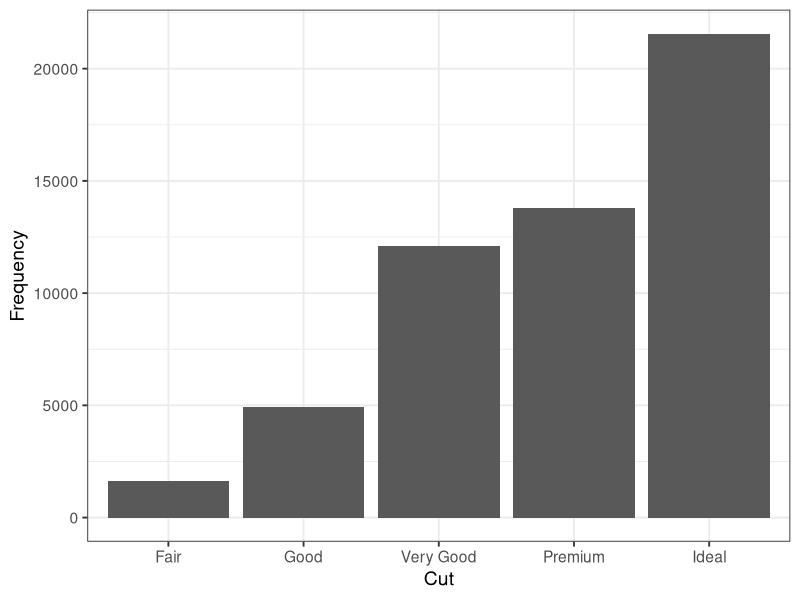
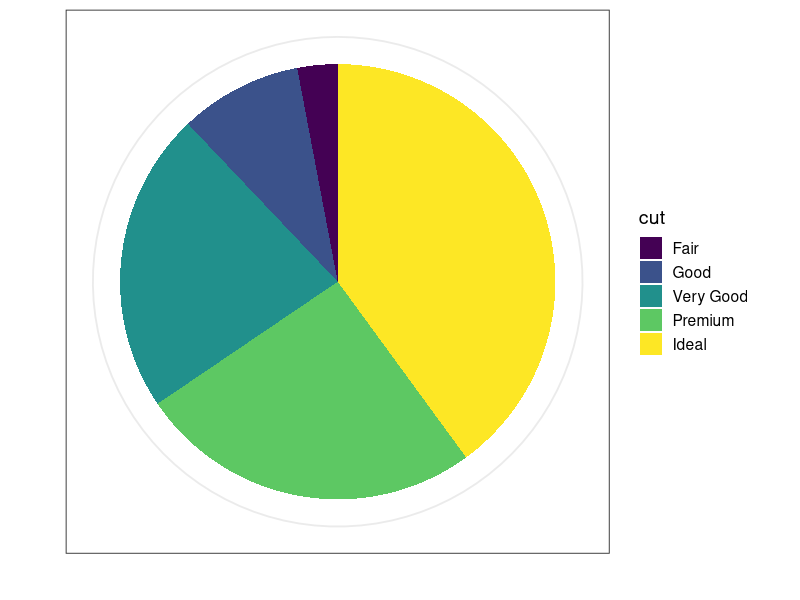
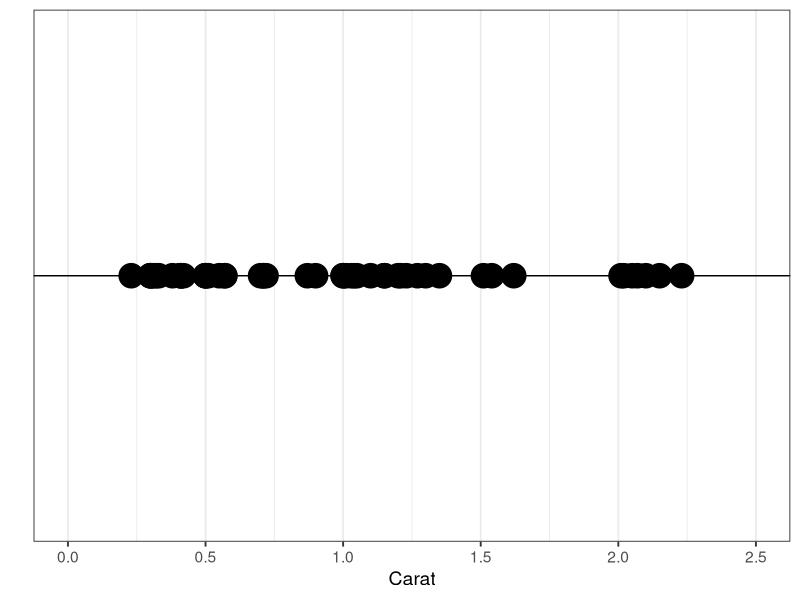
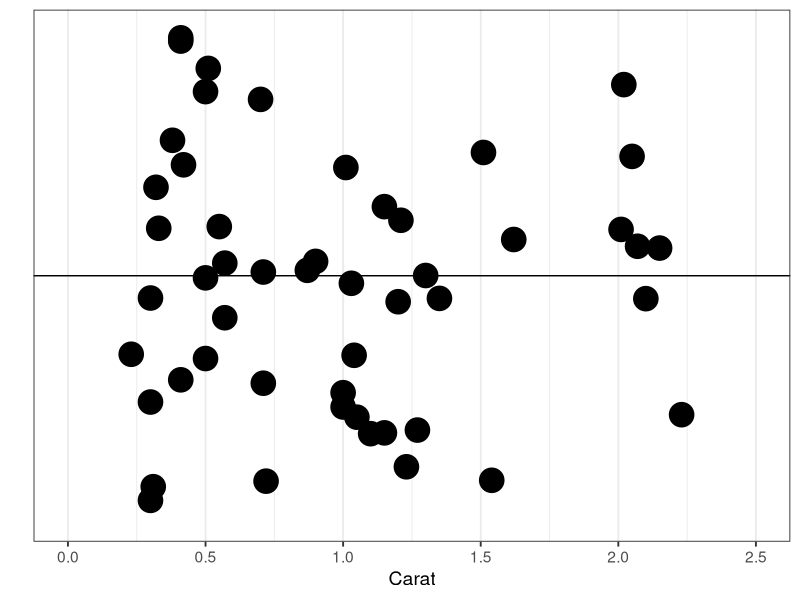
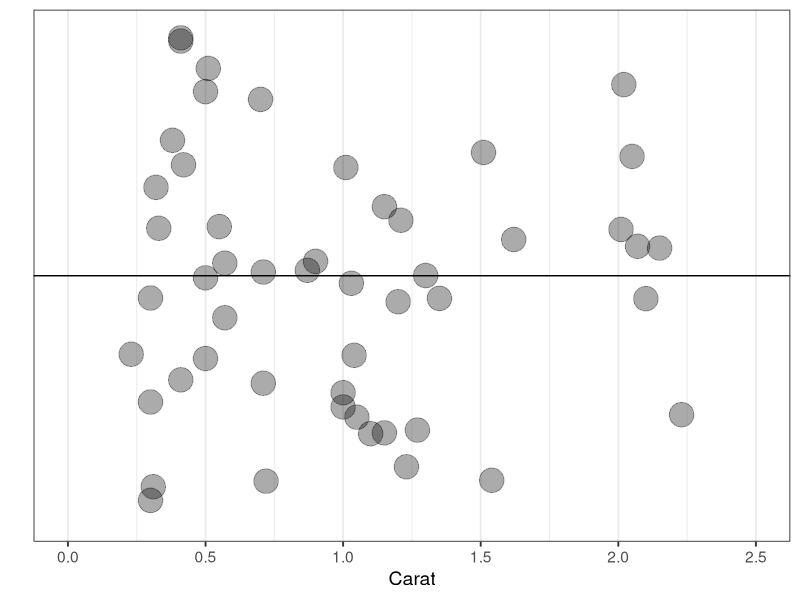
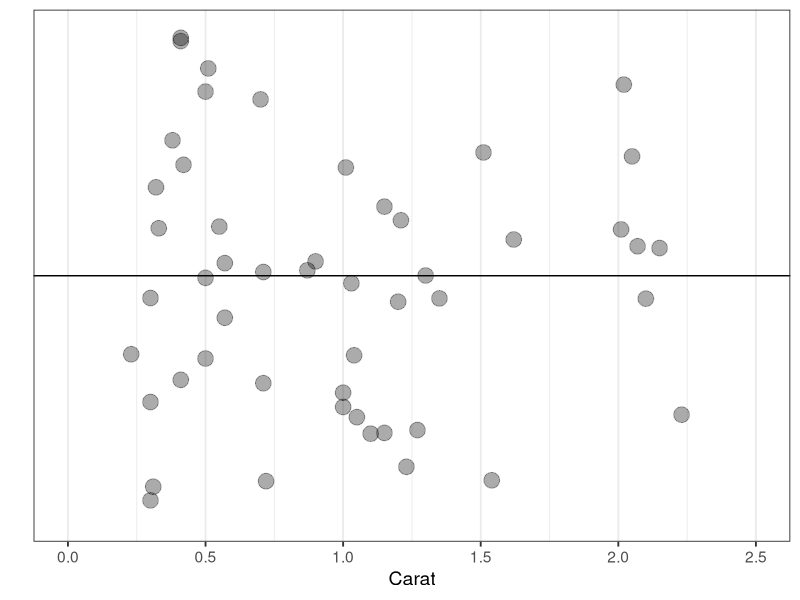
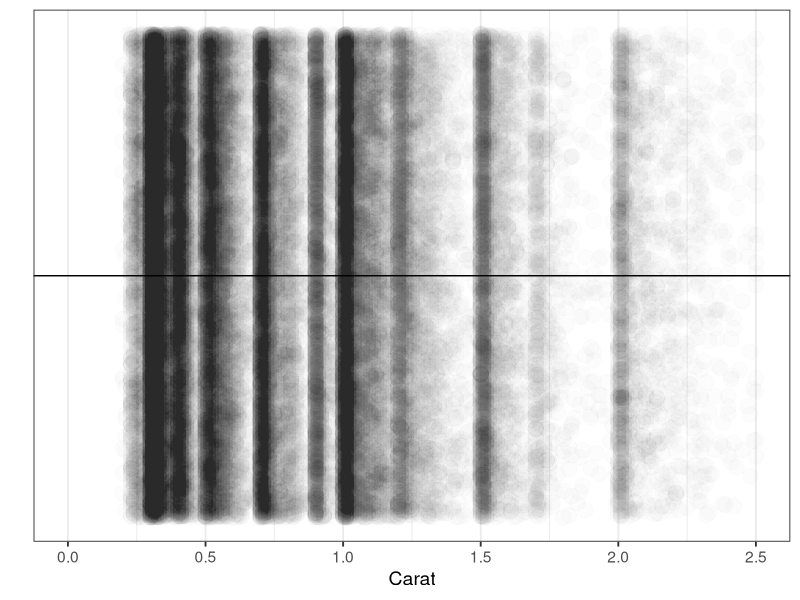
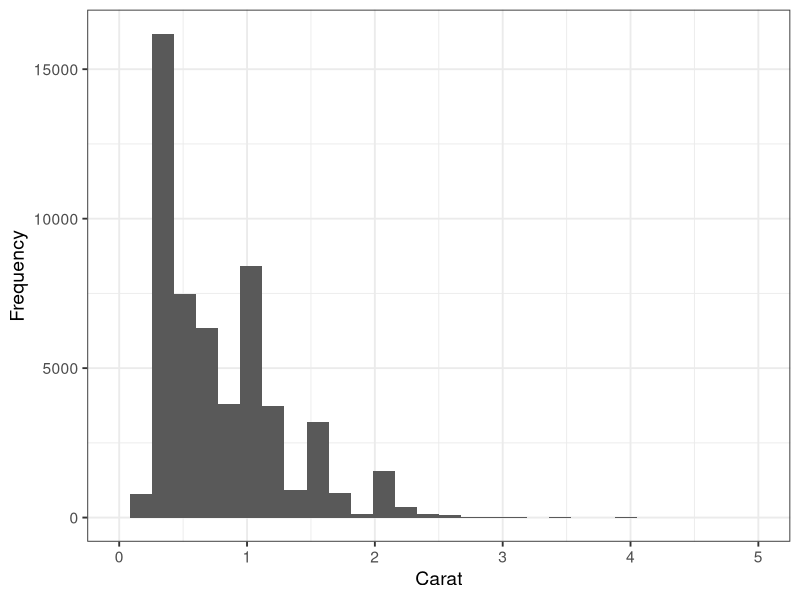

Write R code to recreate these figures, in order. (Note: this script raises an error after producing the figures.)
library(ggplot2)
library(plyr)
library(reshape2)
theme_set(theme_bw(14))

width  <- 7 # graphic width
height <- 3 # graphic height

#####################################################################
#################### basic elements              ####################
#####################################################################


write.csv(diamonds, "diamonds.csv", row.names = FALSE)
file.show("diamonds.csv")

length(unique(diamonds$price))

n <- nrow(diamonds)
p <- ncol(diamonds)

#####################################################################
#################### one-dim discrete            ####################
#####################################################################

table(diamonds$cut)
round(table(diamonds$cut) / n, 3)
sum(round(table(diamonds$cut) / n, 3)) # take the .001 off of ideal

qplot(cut, data = diamonds) +
   xlab("Cut") + ylab("Frequency")
ggsave("barchart.pdf", width = width, height = height)


ggplot(
    aes(x = 1, y = V1, fill = cut), 
   data = ddply(diamonds, "cut", nrow)
  ) +
  geom_bar(stat = "identity") +
  coord_polar(theta = "y") +
  scale_x_continuous("", breaks = NULL) +
  scale_y_continuous("", breaks = NULL)
ggsave("piechart.pdf", width = width, height = height)

#####################################################################
#################### one-dim continuous          ####################
#####################################################################

set.seed(1)
fiftyRows <- sample(n, 50)
fiftyDiamonds <- diamonds[fiftyRows,]

qplot(carat, 0L, data = fiftyDiamonds, size = I(8)) +
  geom_hline(yintercept = 0) +
  scale_x_continuous("Carat", lim = c(0,2.5)) +
  scale_y_continuous("", lim = c(-1,1), breaks = NULL)
ggsave("1dscatterplot.pdf", width = width, height = height)

fiftyDiamonds$yValues <- runif(50, -1, 1)
qplot(carat, yValues, data = fiftyDiamonds, size = I(8)) +
  geom_hline(yintercept = 0) +
  scale_x_continuous("Carat", lim = c(0,2.5)) +
  scale_y_continuous("", lim = c(-1,1), breaks = NULL)
ggsave("jittering.pdf", width = width, height = height)

qplot(carat, yValues, data = fiftyDiamonds, size = I(8), alpha = I(.33)) +
  geom_hline(yintercept = 0) +
  scale_x_continuous("Carat", lim = c(0,2.5)) +
  scale_y_continuous("", lim = c(-1,1), breaks = NULL)
ggsave("alpha.pdf", width = width, height = height)

qplot(carat, yValues, data = fiftyDiamonds, size = I(5), alpha = I(.33)) +
  geom_hline(yintercept = 0) +
  scale_x_continuous("Carat", lim = c(0,2.5)) +
  scale_y_continuous("", lim = c(-1,1), breaks = NULL)
ggsave("resized.pdf", width = width, height = height)

qplot(carat, runif(n, -1, 1), data = diamonds, size = I(5), alpha = I(.01)) +
  geom_hline(yintercept = 0) +
  scale_x_continuous("Carat", lim = c(0,2.5)) +
  scale_y_continuous("", lim = c(-1,1), breaks = NULL)
ggsave("allscatter.png", width = width, height = height)


## histograms
qplot(carat, data = diamonds) +
  scale_x_continuous("Carat", lim = c(0,5)) +
  ylab("Frequency")
ggsave("histogram1.pdf", width = width, height = height)

qplot(carat, data = diamonds, binwidth = 2) +
  scale_x_continuous("Carat", lim = c(0,5)) +
  ylab("Frequency")
ggsave("histogram2.pdf", width = width, height = height)

qplot(carat, data = diamonds, binwidth = .01) +
  scale_x_continuous("Carat", lim = c(0,5)) +
  ylab("Frequency") + geom_vline(xintercept = .9)
ggsave("histogram3.pdf", width = width, height = height)

slightlySmallerDiamonds <- subset(diamonds, .99 <= carat & carat < 1)
nrow(slightlySmallerDiamonds)
mean(slightlySmallerDiamonds$price)
median(slightlySmallerDiamonds$price)

slightlyBiggerDiamonds <- subset(diamonds, 1 <= carat & carat < 1.01)
nrow(slightlyBiggerDiamonds)
mean(slightlyBiggerDiamonds$price)
median(slightlyBiggerDiamonds$price)

qplot(price, data = slightlySmallerDiamonds)

qplot(price, data = slightlyBiggerDiamonds)

t.test(
  slightlyBiggerDiamonds$price,
  slightlySmallerDiamonds$price, 
  alternative = "greater"
)


## kernel density estimators
s <- seq(0, 2.5, length.out = 501)
little_densities <- lapply(as.list(fiftyDiamonds$carat), function(mu){
  dnorm(s, mu, sd = .05) / 50
})
df <- as.data.frame(t(plyr:::list_to_dataframe(little_densities)))
names(df) <- paste0("mu=", fiftyDiamonds$carat)
df$x <- s
mdf <- melt(df, id = "x")
kde <- ddply(mdf, "x", function(df) sum(df$value) )


ggplot() +
  geom_line(
    aes(x = x, y = value, group = variable),
    size = .2,
    data = mdf
  ) +
  geom_line(
    aes(x = x, y = V1),
    size = 1, color = "red",
    data = kde
  ) +
  scale_x_continuous("Carat", lim = c(0,2.5)) +
  ylab("Density") 
ggsave("kde.pdf", width = width, height = height)

qplot(carat, ..density.., data = fiftyDiamonds, geom = "histogram") +
  scale_x_continuous("Carat", lim = c(0,2.5)) +
  ylab("Density")
ggsave("kdeHist.pdf", width = width, height = height)



#####################################################################
#################### two-dim cont-cont           ####################
#####################################################################

qplot(carat, price, data = diamonds) +
  scale_x_continuous("Carat") +
  scale_y_continuous("Price")
ggsave("2dscatterplot.png", width = width, height = height)

qplot(carat, price, data = diamonds, alpha = I(.05), size = I(1)) +
  scale_x_continuous("Carat") +
  scale_y_continuous("Price")
ggsave("2dscatterplotalpha.png", width = width, height = height)

qplot(carat, price, data = diamonds, geom = "bin2d") +
  scale_x_continuous("Carat") +
  scale_y_continuous("Price") +
  scale_fill_continuous("Frequency")
ggsave("Histogram2dTopColor.pdf", width = width, height = height)

qplot(carat, price, data = diamonds, geom = "bin2d") +
  stat_smooth(color = "red", size = 2) +
  scale_x_continuous("Carat") +
  scale_y_continuous("Price") +
  scale_fill_continuous("Frequency")
ggsave("Histogram2dTopColorSmoother.pdf", width = width, height = height)


ggplot(aes(x = carat, y = price), data = diamonds) +
  stat_density2d() +
  scale_x_continuous("Carat", lim = c(0,4)) +
  scale_y_continuous("Price", lim = c(0,18000))
ggsave("ContourPlot.pdf", width = width, height = height)

#####################################################################
#################### two-dim disc-cont           ####################
#####################################################################

qplot(clarity, price, data = diamonds) +
  scale_x_discrete("Clarity") +
  scale_y_continuous("Price")
ggsave("disc-cont-1.png", width = width, height = height)

qplot(clarity, price, data = diamonds, geom = "jitter", alpha = I(.05)) +
  scale_x_discrete("Clarity") +
  scale_y_continuous("Price")
ggsave("disc-cont-2.png", width = width, height = height)

qplot(clarity, price, data = diamonds, geom = "boxplot") +
  scale_x_discrete("Clarity") +
  scale_y_continuous("Price")
ggsave("disc-cont-3.pdf", width = width, height = height)

qplot(clarity, price, data = diamonds, geom = "violin") +
  scale_x_discrete("Clarity") +
  scale_y_continuous("Price")
ggsave("disc-cont-4.pdf", width = width, height = height)

#####################################################################
#################### two-dim disc-disc           ####################
#####################################################################

qplot(clarity, cut, data = diamonds, geom = "jitter", 
    alpha = I(.05), size = I(1.5)
  ) +
  scale_x_discrete("Clarity") +
  scale_y_discrete("Cut")
ggsave("disc-disc-1.png", width = width, height = height)

qplot(clarity, data = diamonds, geom = "bar", 
  fill = cut, position = "dodge")
ggsave("disc-disc-2.png", width = width, height = height)

qplot(clarity, data = diamonds, geom = "bar", 
  fill = cut, position = "stack")
ggsave("disc-disc-3.png", width = width, height = height)


# make mosaic plots, not native to ggplot2
library(vcd)
tab <- table(diamonds[,c("clarity","cut")])
mosaicplot(tab)

props <- ddply(diamonds, "clarity", function(df){
  table(df$cut) / nrow(df)
})

mprops <- melt(props, id = "clarity")
ggplot(data = mprops) +
  geom_bar(
    aes(x = clarity, y = value, fill = variable), 
    stat = "identity"
  ) +
  scale_x_discrete("Clarity") +
  scale_y_continuous("Relative Frequency") +
  scale_fill_discrete("Cut")
ggsave("disc-disc-4.png", width = width, height = height)



clarityFreqs <- table(diamonds$clarity) / nrow(diamonds)
cumClarFreqs <- unname(c(0,cumsum(clarityFreqs)))

props <- ddply(diamonds, "clarity", function(df){
  y <- unname(cumsum(c(0, table(df$cut) / nrow(df))))  
  n <- length(y)
  data.frame(ymin = y[1:(n-1)], ymax = y[2:n])
})
props$cut <- rep(levels(diamonds$cut), 8)
props$cut <- factor(props$cut,
  levels = levels(diamonds$cut), ordered = TRUE
)
props$xmin <- rep(cumClarFreqs[1:8], each = 5)
props$xmax <- rep(cumClarFreqs[2:9], each = 5)

# make x breaks
xBreaks <- cumClarFreqs[1:8] + diff(cumClarFreqs)/2
names(xBreaks) <- levels(diamonds$clarity)
ggplot(data = props) +
  geom_rect(aes(
    xmin = xmin, xmax = xmax,
    ymin = ymin, ymax = ymax,
    fill = cut
  ), color = "white") +
  scale_color_discrete(guide = "none") +
  scale_fill_discrete("Cut") +
  scale_x_continuous("Clarity", breaks = xBreaks, expand = c(0,0)) +
  scale_y_continuous("Relative Frequency", expand = c(0,0))
ggsave("disc-disc-5.png", width = width, height = height)

